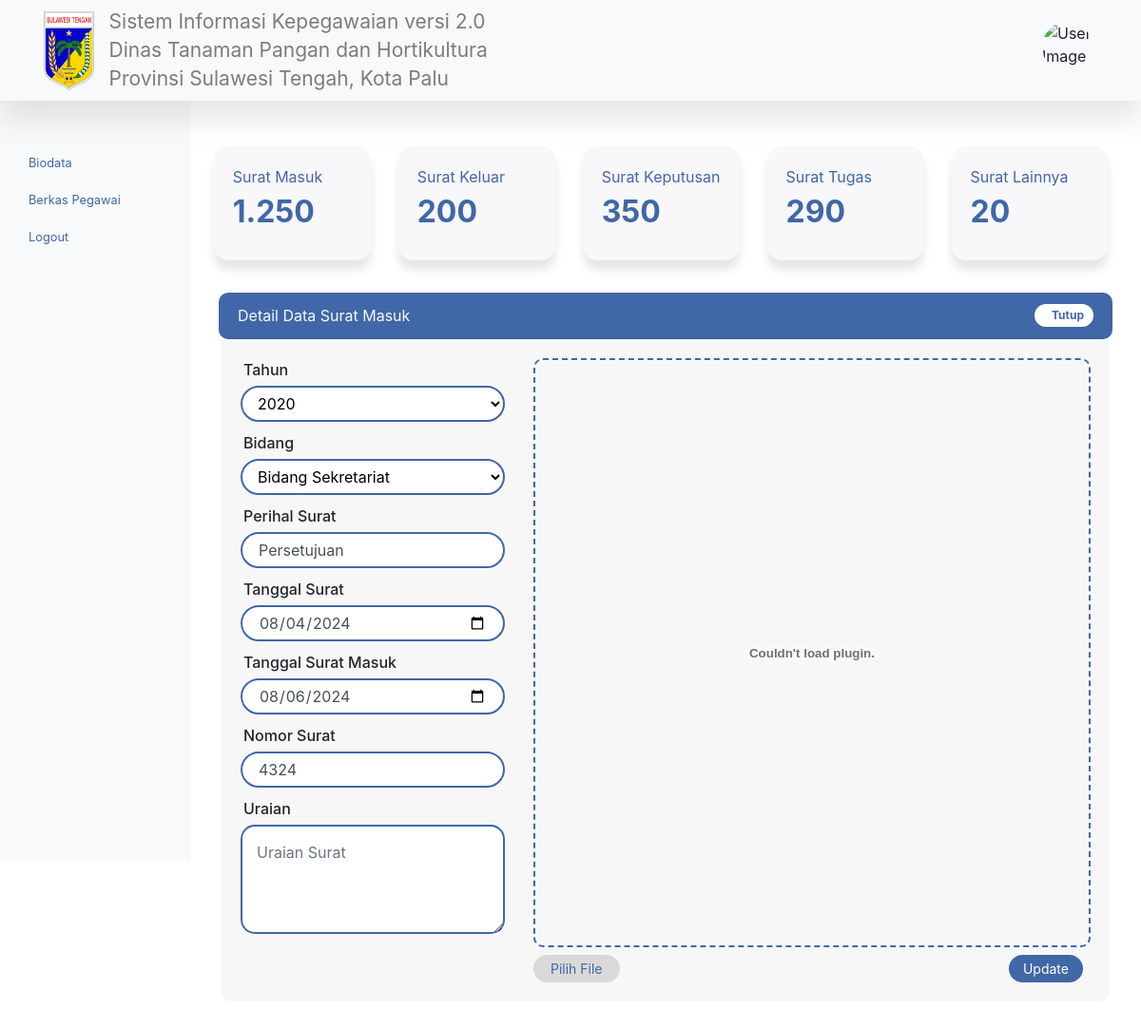
Screenshot of /detail-surat-masuk.php?surat_id=1 with the database file from the repository.
### tables this page shows
CREATE TABLE `tb_surat` (
  `surat_id` int(11) NOT NULL,
  `pegawai_id` int(11) NOT NULL,
  `tahun_surat` int(11) NOT NULL,
  `bidang` varchar(50) NOT NULL,
  `perihal_surat` varchar(50) NOT NULL,
  `tgl_surat` date NOT NULL,
  `tgl_surat_masuk` date NOT NULL,
  `no_surat` varchar(50) NOT NULL,
  `uraian_surat` text NOT NULL,
  `surat_dir` varchar(255) NOT NULL,
  `tipe_surat` varchar(50) NOT NULL
);

### detail-surat-masuk.php (the view, shortened to what this page needs)
<?php
    require 'layouts/header.php';
    require 'layouts/navbar.php';
    require 'layouts/sidebar.php';
    $suratID = $_GET["surat_id"];
    $sqlSurat = mysqli_query($conn, "SELECT * FROM tb_surat WHERE surat_id = $suratID");
    $surat = mysqli_fetch_assoc($sqlSurat);
?>
<main role="main" class="col-md-9 ml-sm-auto col-lg-10 main-content">
        <div class="row">
          <div class="card-col mb-3">
            <div class="card">
              <div class="card-body">
                <p class="card-text">Surat Masuk</p>
                <h2 class="card-title">1.250</h2>
              </div>
            </div>
          </div>
          <div class="card-col mb-3">
            <div class="card">
              <div class="card-body">
                <p class="card-text">Surat Keluar</p>
                <h2 class="card-title">200</h2>
              </div>
            </div>
          </div>
          <div class="card-col mb-3">
            <div class="card">
              <div class="card-body">
                <p class="card-text">Surat Keputusan</p>
                <h2 class="card-title">350</h2>
              </div>
            </div>
          </div>
          <div class="card-col mb-3">
            <div class="card">
              <div class="card-body">
                <p class="card-text">Surat Tugas</p>
                <h2 class="card-title">290</h2>
              </div>
            </div>
          </div>
          <div class="card-col mb-3">
            <div class="card">
              <div class="card-body">
                <p class="card-text">Surat Lainnya</p>
                <h2 class="card-title">20</h2>
              </div>
            </div>
          </div>
        </div>
        <div class="row mt-2">
            <div class="col-lg-12">
                <div id="accordion">
                    <div class="card">
                       <div class="card-header d-flex justify-content-between" id="headingOne">
                            <p class="mb-0 text-light">
                                Detail Data Surat Masuk
                            </p>
                            <button class="badge badge-pill badge-light" data-toggle="collapse" data-target="#collapseOne" aria-expanded="true" aria-controls="collapseOne">
                                Tutup
                            </button>
                        </div>
                      <div id="collapseOne" class="collapse show" aria-labelledby="headingOne" data-parent="#accordion">
                        <div class="card-body form-input">
                            <form id="berkasForm" action="surat-masuk/ubah.php" method="POST" enctype="multipart/form-data">
                                <div class="row">
                                    <div class="col-lg-4">
                                        <div class="form-group">
                                            <label for="tahun_surat">Tahun</label>
                                            <select class="form-control" name="tahun_surat" id="tahun_surat" required>
                                                <?php
                                                    $tahunSekarang = date("Y");
                                                    for($tahun = 2020; $tahun <= $tahunSekarang; $tahun++){
                                                ?>
                                                <option value="<?= $tahun; ?>" <?= ($surat["tahun_surat"] == $tahun) ? "selected" : ""; ?>><?= $tahun; ?></option>
                                                <?php } ?>
                                            </select>
                                        </div>
                                        <div class="form-group">
                                            <label for="bidang">Bidang</label>
                                            <select class="form-control" name="bidang" id="bidang" required>
                                                <option value="Bidang Sekretariat" <?= ($surat["bidang"] == "Bidang Sekretariat") ? "selected" : ""; ?>>Bidang Sekretariat</option>
                                            </select>
                                        </div>
                                        <div class="form-group">
                                            <label for="perihal_surat">Perihal Surat</label>
                                            <input type="text" class="form-control" id="perihal_surat" name="perihal_surat" value="<?= $surat["perihal_surat"]; ?>" placeholder="Perihal Surat" autocomplete="off" required>
                                        </div>
                                        <div class="form-group">
                                            <label for="tgl_surat">Tanggal Surat</label>
                                            <input type="date" class="form-control" id="tgl_surat" name="tgl_surat" value="<?= $surat["tgl_surat"]; ?>" placeholder="Tanggal Surat" autocomplete="off" required>
                                        </div>
                                        <div class="form-group">
                                            <label for="tgl_surat_masuk">Tanggal Surat Masuk</label>
                                            <input type="date" class="form-control" id="tgl_surat_masuk" name="tgl_surat_masuk" value="<?= $surat["tgl_surat_masuk"]; ?>" placeholder="Tanggal Surat Masuk" autocomplete="off" required>
                                        </div>
                                        <div class="form-group">
                                            <label for="no_surat">Nomor Surat</label>
                                            <input type="text" class="form-control" id="no_surat" name="no_surat" value="<?= $surat["no_surat"]; ?>" placeholder="No. Surat" autocomplete="off" required>
                                        </div>
                                        <div class="form-group">
                                            <label for="uraian_surat">Uraian</label>
                                            <textarea class="form-control" name="uraian_surat" id="uraian_surat" placeholder="Uraian Surat" autocomplete="off" required><?= $surat["uraian_surat"]; ?></textarea>
                                        </div>
                                    </div>
                                    <div class="col-lg-8">
                                        <div class="drop-zone">
                                            <embed id="previewSuratFile" class="drop-zone__pdf" src="surat-masuk/document/<?= $surat["surat_dir"]; ?>" type="application/pdf" style="display: <?= strpos($surat["surat_dir"], '.pdf') !== false ? 'block' : 'none'; ?>; width: 100%; height: 100%;">
                                        </div>
                                        <div class="d-flex justify-content-between mt-2">
                                            <button type="button" class="btn btn-sm btn-light" onclick="document.getElementById('fileInput').click();">Pilih File</button>
                                            <button type="submit" class="btn btn-sm btn-primary mr-2" name="ubah">Update</button>
                                        </div>
                                    </div>
                                </div>
                            </form>
                        </div>
                      </div>
                    </div>
                </div>
            </div>
        </div>
      </main>
<?php
    require 'layouts/footer.php';
?>

### assets/css/style.css (style rules this page uses)
.main-content { padding: 30px; margin-top: 18px; }
.card { text-align: left; border-radius: 15px; background-color: #F8F7F9; border: none; box-shadow: 0 10px 10px rgba(0,0,0,0.1); }
.card p { color: #4067A7; }
.card h2 { color: #4067A7; margin-top: -10px; font-weight: bold; }
.card-col { flex: 0 0 17%; max-width: 20%; margin-right: 2%; margin-left: 1%; margin-bottom: 20px; }
.card-col:last-child { margin-right: 0; }
#accordion .card { margin-top: 10px; background-color: #00000000; box-shadow: none; }
#accordion .card-header { background-color: #4067A7; border-radius: 10px; }
#accordion .card-body { background-color: #F8F7F7; border-radius: 0 0 10px 10px; margin-left: 3px; margin-right: 3px; margin-bottom: 10px; }
#accordion .card-header .badge-light { color: #4067A7 !important; background-color: white !important; border: none !important; padding: 0px 10px 0px 18px; }
#accordion .card-header .badge-light { color: #4067A7 !important; background-color: white !important; border: none !important; }
.form-input input { height: 15px; border-radius: 30px; border: 2px solid #4067A7; padding: 17px; box-sizing: border-box; }
.form-input select { height: 15px; border-radius: 30px; border: 2px solid #4067A7; box-sizing: border-box; color: #000!important; }
.form-input textarea { height: 115px; border-radius: 15px; border: 2px solid #4067A7; padding: 15px; box-sizing: border-box; }
.form-input label { margin-bottom: 5px; font-weight: 500; margin-left: 3px; }
.form-group { margin-bottom: 10px; }
.btn-primary { background-color: #4067A7; outline: none; border: none; border-radius: 30px; padding-left: 15px; padding-right: 15px; }
.btn-light { outline: none; border: none; border-radius: 30px; padding-left: 18px; padding-right: 18px; background-color: #D9D9D9; color: #4067A7; }
.drop-zone { position: relative; width: 100%; height: 620px; padding: 15px; display: flex; align-items: center; justify-content: center; text-align: center; font-family: "Quicksand", sans-serif; font-weight: 500; font-size: 20px; color: #cccccc; border: 2px dashed #4067A7; border-radius: 10px; overflow: hidden; }
.drop-zone__pdf { width: 100%; height: 100%; border: none; }

### rows the page displays
tb_surat: tahun_surat "2020", bidang "Bidang Sekretariat", perihal_surat "Persetujuan", tgl_surat "08/04/2024", tgl_surat_masuk "08/06/2024", no_surat "4324"
